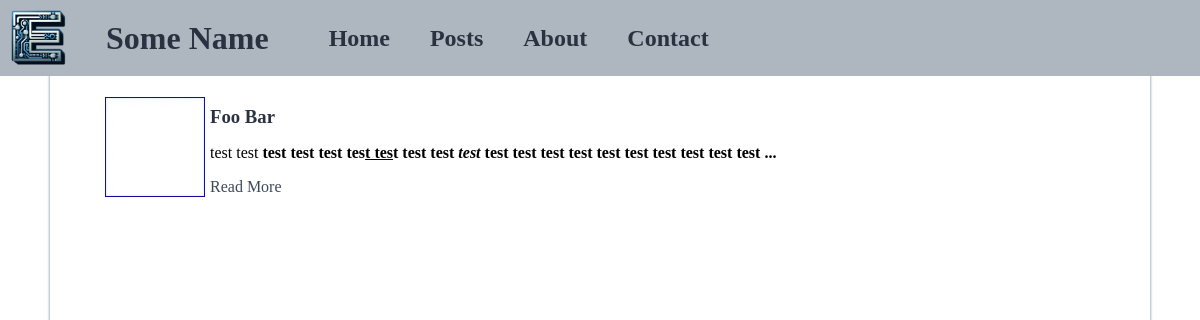
/post_list/, run on the app's committed database.
### blog/models.py (models this page shows, shortened)
class Post(models.Model):
    title = models.CharField(
        max_length=100,
        help_text = "Title to be displayed on the psot itself"
        )
    slug = models.SlugField(
        max_length=100,
        help_text='A label for URL config'
        )
    text = models.TextField(
        blank=True,
        help_text = "Blog post content. Formatting should be in HTML"
        )
    pub_date = models.DateField(
        'date published',
        auto_now_add=True,
        )
    rank = models.PositiveIntegerField(
        default=0,
        help_text = "What order to list popular posts in. not yet implemented"
        )
    draft = models.BooleanField(
        default=True,
        help_text='Set True to keep the post from being listed on the site. Use for in progress posts'
        )
    featured = models.BooleanField(
        default=False,
        help_text='Set True if the post should be highlighted on the front page of the site'
        )
    banner = models.ImageField(
        upload_to='post_banners',
        blank=True,
        help_text = "Image to be displayed on featured cards and at the top of post pages."
        )
    icon = models.ImageField(
        upload_to='post_icons',
        blank=True,
        help_text = "Image to be displayed in post list cards"
        )
    meta_title = models.CharField(
        max_length=60,
        default="CHANGE ME",
        help_text = "Title to be displayed in tab label and search results. Helps SEO"
        )
    meta_description = models.CharField(
        max_length=150,
        default="CHANGE ME",
        help_text = "Description to be listed in the head meta description. Helps with SEO"
        )
    class Meta:
        verbose_name = 'blog post'
        ordering = ['-pub_date', 'title']
        get_latest_by = 'pub_date'
    def short_text(self):
        if len(self.text) > 20: # TODO: refine length
            short = ' '.join(self.text.split()[:20])
            short += ' ...'
        else:
            short = self.text
        tag_stack = []
        for tag in re.finditer(r"(<\w+>)|(<\/\w+>)", short):
            tagstr = tag.group()
            if tagstr[1] == "/":
                match = tagstr.replace("/", "")
                temp_stack = []
                while not tag_stack[-1] == match:
                    temp_stack.append(tag_stack.pop())
                if len(tag_stack) > 0:
                    tag_stack.pop()
                while len(temp_stack) > 0:
                    tag_stack.append(temp_stack.pop())
                pass
            else:
                tag_stack.append(tagstr)
        for unclosed in tag_stack[::-1]:
            short += (unclosed[:1] + "/" + unclosed[1:])
        return short
    def get_absolute_url(self):
        return reverse('post_view', kwargs={'slug': self.slug})

### blog/views.py (the view)
# urls.py: path('post_list/', views.PostListView.as_view(), name='post_list_view'),
class PostListView(ListView):
    template_name = "blog/post_list.html"
    model = Post
    ordering = "-pub_date"
    context_object_name = "posts"

### blog/templates/blog/post_list.html (shortened to what this page needs)
<!DOCTYPE html>
{% extends "base.html" %}
{% block content %}
<div>
    <ul class="no-bullets">
        {% for post_obj in posts %}
            <li>{% include "blog/post_list_preview.html" with post=post_obj %}</li>
        {% endfor %}
    </ul>
</div>
{% endblock content %}

### blog/templates/blog/post_list_preview.html
<div class="box rows">
    <img src="{{ post.icon.url }}" class="icon">
    <div class="box cols">
        <h3>{{ post.title|title }}</h3>
        {{ post.short_text|safe }}
        <p><a href="{{ post.get_absolute_url }}">Read More</a></p>
    </div>
</div>

### static/style.css (style rules this page uses)
:root { --c1: #2a3140; --c2: #3c4959; --c3: #728ea6; --c4: #aeb7bf; --c5: #ffffff; }
html { height: 100%; }
body { margin: 0px; padding: 0px; height: 100%; background-color: var(--c5); }
a { text-decoration: none; color: var(--c2); }
h3 { margin: 8px 0px 0px 0px; color: var(--c1); }
p { text-wrap: pretty; text-align: justify; text-justify: inter-word; margin-bottom: 0px; }
.no-bullets { list-style-type: none; padding-left: 0px; }
.box { display: flex; */ }
.icon { width: 100px; height: 100px; padding: 5px; }
.cols { flex-direction: column; }
.rows { flex-direction: row; align-items: center; }

### data on the page
Post: icon (picture), title "Foo Bar", short_text "test test test test test tes t tes t test test test test test test test test test test test test test ..."
